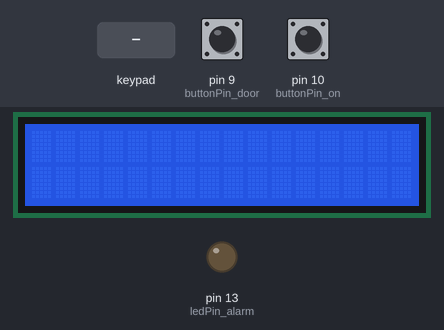
Simulated run of this sketch. Board: Arduino Uno, built with avr-gcc and run on an emulated ATmega328P. Shown: 16×2 character LCD, output pins drawn as LEDs (lit = HIGH). Inputs (shaded band) come from the test bench; at power-on: pin 10 (buttonPin_on) LOW, pin 9 (buttonPin_door) HIGH.

Above: at 1.2 s.
1.3 s: keypad keys 1 2 3 4 # pressed 0.4 s apart
At 5.2 s:
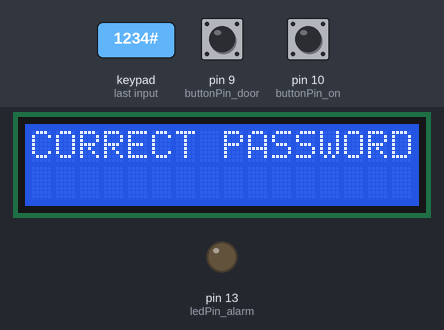
6.3 s: pin 10 (buttonPin_on) pulled HIGH for 0.15 s
At 6.6 s:
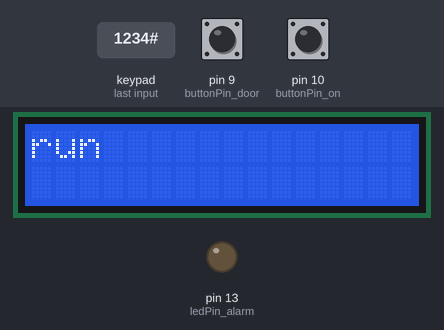
7.9 s: pin 9 (buttonPin_door) pulled LOW for 0.15 s
At 9.0 s:
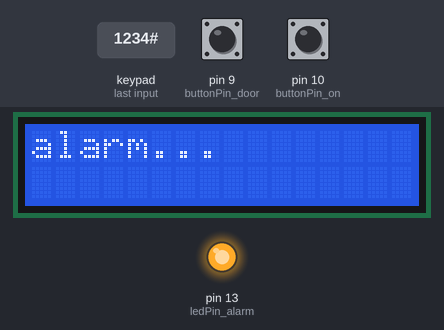
9.5 s: key '#' pressed
At 10.6 s:
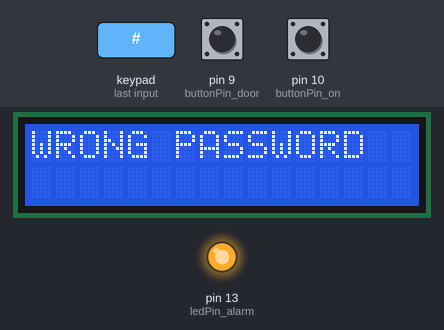
11.1 s: pin 10 (buttonPin_on) pulled HIGH for 1 s
At 11.4 s:
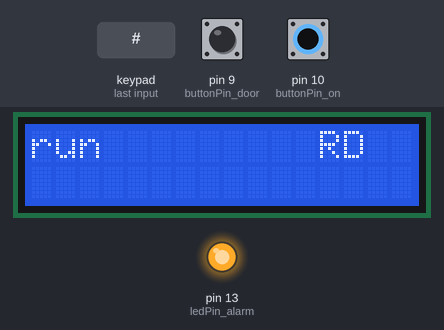
13.6 s: pin 9 (buttonPin_door) pulled LOW for 1 s
At 14.6 s:
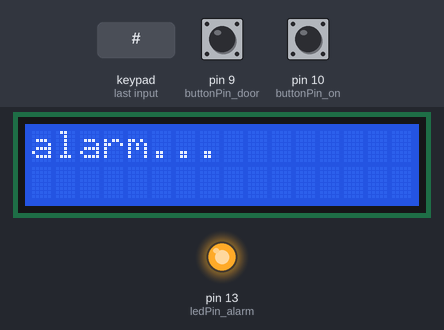
Timing chart, 0 to 16.6 s (numbered marks = the images above; inputs shaded):
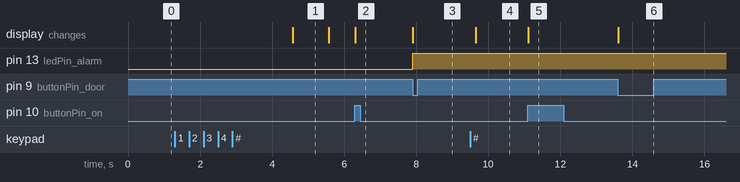

Measured:
- after the input at 1.3 s, the display: changes after 3.3 s (image 1)
- after the input at 6.3 s, the display: changes at once (image 2)
- after the input at 7.9 s, pin 13 (ledPin_alarm): LOW → HIGH at once; the display: changes at once (image 3)
- after the input at 9.5 s, the display: changes after 0.15 s (image 4)
- after the input at 11.1 s, the display: changes at once (image 5)
- after the input at 13.6 s, the display: changes at once (image 6)
- what the display in image 1 shows lasts 1.0 s, from 4.6 s to 5.6 s

The sketch:

alarm_demo2.ino
```cpp
/*
This is a simple alarm system
that is activated by pressing a button
and  deactivated when you press the correct code
*/
#include <Password.h>
#include <LiquidCrystal.h>
#include <Keypad.h>

Password password = Password( "1234" );

const byte ROWS = 4; // Four rows
const byte COLS = 3; //  columns

// Define the Keymap
char keys[ROWS][COLS] = {
{'1','2','3'},
 {'4','5','6'},
 {'7','8','9'},
 {'*','0','#'}
};

byte rowPins[ROWS] = { 5, 4, 3, 2 };// Connect keypad COL0, COL1 and COL2 to these Arduino pins.
byte colPins[COLS] = { 8, 7, 6 };

// Create the Keypad
Keypad keypad = Keypad( makeKeymap(keys), rowPins, colPins, ROWS, COLS );

LiquidCrystal lcd(A5, A4, A3, A2, A1, A0);

const int buttonPin_door =9;    // Magnetic door contact
const int buttonPin_on=10;       // Power system  button
const int ledPin_alarm= 13;      // Alarm Led
int run =0;
int buttonState_door = 0;         // Door initial state
int previousButtonState_door=1;   // previous state of the door
int buttonState_on= 0;            // Power system  button initialstate
unsigned long door_open_time = 0;
int val2=0;


void setup(){

  pinMode(buttonPin_door, INPUT);
  pinMode(buttonPin_on,INPUT);
  pinMode(ledPin_alarm ,  OUTPUT);
  lcd.begin(16, 2);
  lcd.setCursor(0,0);
  keypad.addEventListener(keypadEvent);
  keypad.setDebounceTime(250);           //Keypad button time


}

void loop(){
  previousButtonState_door = buttonState_door ;   // save what it was last time

  buttonState_door = digitalRead(buttonPin_door);   // get new state
  buttonState_on= digitalRead(buttonPin_on);


//conditions for  activation the  system

  if (buttonState_on == HIGH   ) {
    lcd.setCursor(0,0);
    lcd.print("run         ");
        lcd.setCursor(0,1);
    lcd.print("                                  ");

    run = HIGH;
  }


   if (run == HIGH  && buttonState_door == LOW && previousButtonState_door == HIGH)
  {
  if(val2 != HIGH)
    {
    door_open_time = millis ();
    val2=HIGH;
    }


  if ((val2 == HIGH) || (millis () - door_open_time) >= 10000 ){
      digitalWrite(ledPin_alarm,HIGH);

    lcd.setCursor(0,0);
    lcd.print("alarm...          ");
    lcd.setCursor(0,1);
    lcd.print("                                  ");

}
  }
     keypad.getKey();
}


void keypadEvent(KeypadEvent eKey){
  switch (keypad.getState()){
  case PRESSED:

    switch (eKey){
    case '#':
      guessPassword();
      break;

    default:
      password.append(eKey);
      case 'Α':
      run = HIGH;
    }
  }
}
void guessPassword(){

  if (password.evaluate()){
    digitalWrite(ledPin_alarm,LOW);
    val2=LOW;
    run = LOW;
    lcd.begin(16, 2);
    lcd.setCursor(0,0);
    lcd.print("CORRECT PASSWORD ");
    delay(1000);
    lcd.setCursor(0,0);
    lcd.print("system          ");
    lcd.setCursor(0,1);
    lcd.print("off       ");

    password.reset();
  }
  else{

    lcd.begin(16, 2);
    lcd.setCursor(0,0);
    lcd.print("WRONG PASSWORD ");
    password.reset();
  }
}
```
